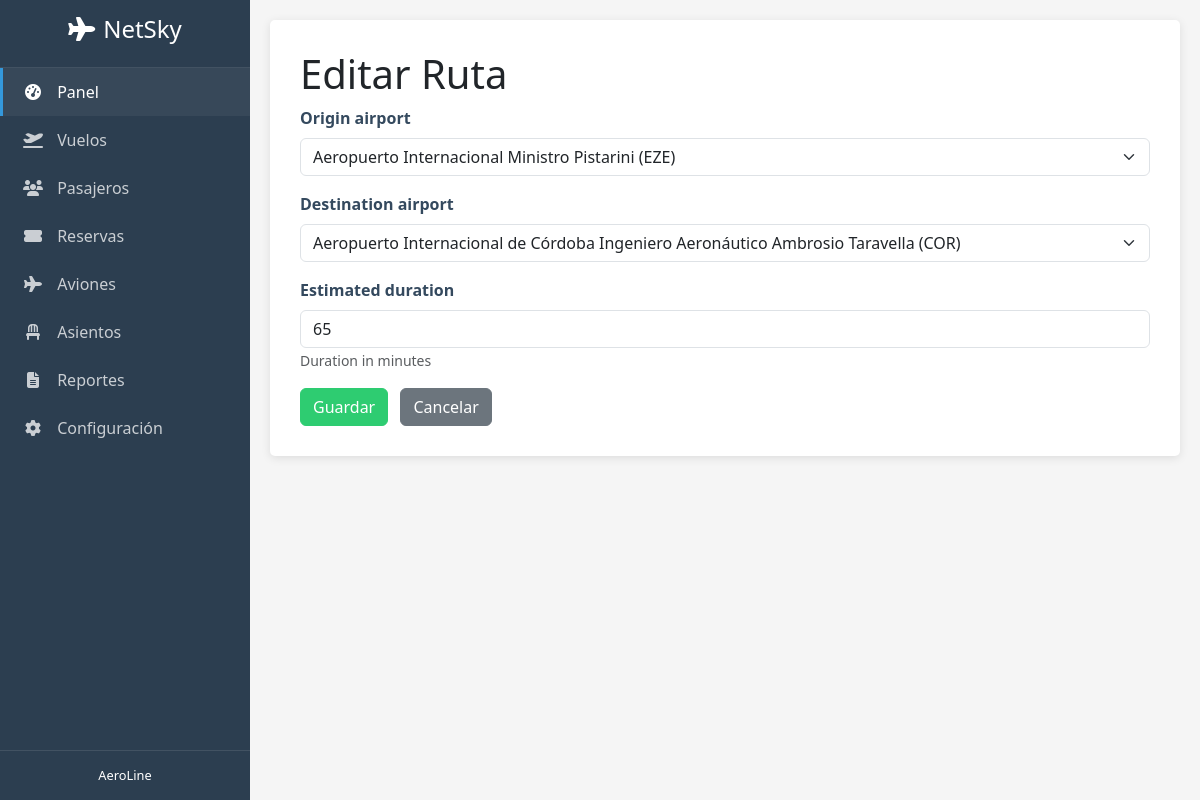
The page /flight/routes/1/editar/ on the database its author committed.
### flight/models.py (models this page shows, shortened)
class Route(models.Model):
    origin_airport = models.ForeignKey(Airport, on_delete=models.CASCADE, related_name='departures')
    destination_airport = models.ForeignKey(Airport, on_delete=models.CASCADE, related_name='arrivals')
    estimated_duration = models.IntegerField(help_text="Duration in minutes")

### flight/views.py (the view, shortened to what this page needs)
# urls.py: path('routes/<int:pk>/editar/', RouteUpdate.as_view(), name='route_update'),
class RouteUpdate(UpdateView):
    model = Route
    form_class = RouteForm
    template_name = 'route_form.html'
    success_url = reverse_lazy('route_list')

### flight/forms.py (shortened to what this page needs)
class RouteForm(forms.ModelForm):
    class Meta:
        model = Route
        fields = '__all__'
        widgets = {
            'origin_airport': forms.Select(attrs={'class': 'form-select'}),
            'destination_airport': forms.Select(attrs={'class': 'form-select'}),
            'estimated_duration': forms.NumberInput(attrs={'class': 'form-control', 'min': 1}),
        }

### flight/models.py (called while the page is built)
    def __str__(self):
        return f"{self.name} ({self.code})"

### skynet_app/context_processors.py (called while the page is built)
def get_time_data(request):
    return {
        'current_year': date.today().year,
        'current_date': date.today()
    }

### flight/templates/route_form.html (shortened to what this page needs)
{% extends "home/base.html" %}
{% block content %}
<div class="form-container">
    <h1>{% if object %}Editar Ruta{% else %}Nueva Ruta{% endif %}</h1>
    <form method="post" novalidate>
        {% for field in form %}
        <div class="mb-3">
            <label class="form-label" for="{{ field.id_for_label }}">{{ field.label }}</label>
            {{ field}}
            {% if field.help_text %}
                <small class="form-text text-muted">{{ field.help_text }}</small>
            {% endif %}
        </div>
        {% endfor %}
        <button type="submit" class="btn btn-success">Guardar</button>
        <a href="{% url 'route_list' %}" class="btn btn-secondary ms-2">Cancelar</a>
    </form>
</div>
{% endblock %}

### home/templates/home/base.html (style rules this page uses)
:root { --primary-color: #2c3e50; --secondary-color: #34495e; --accent-color: #3498db; --success-color: #2ecc71; --warning-color: #f39c12; --danger-color: #e74c3c; }
body { min-height: 100vh; display: flex; flex-direction: column; background-color: #f5f5f5; font-family: 'Segoe UI', Tahoma, Geneva, Verdana, sans-serif; }
.form-container { background: #fff; border-radius: 5px; box-shadow: 0 2px 10px rgba(0,0,0,0.1); padding: 30px; }
.form-label { font-weight: 600; color: var(--secondary-color); }
.btn-success { background-color: var(--success-color); border-color: var(--success-color); }

### rows shown on the page
Route: form "Aeropuerto Internacional Ministro Pistarini (EZE)" "Aeropuerto Internacional de Córdoba Ingeniero Aeronáutico Ambrosio Taravella (COR)" "65"

### other values the page prints
{{ field.label }} "Origin airport" "Destination airport" "Estimated duration"
{{ field.help_text }} "Duration in minutes"
